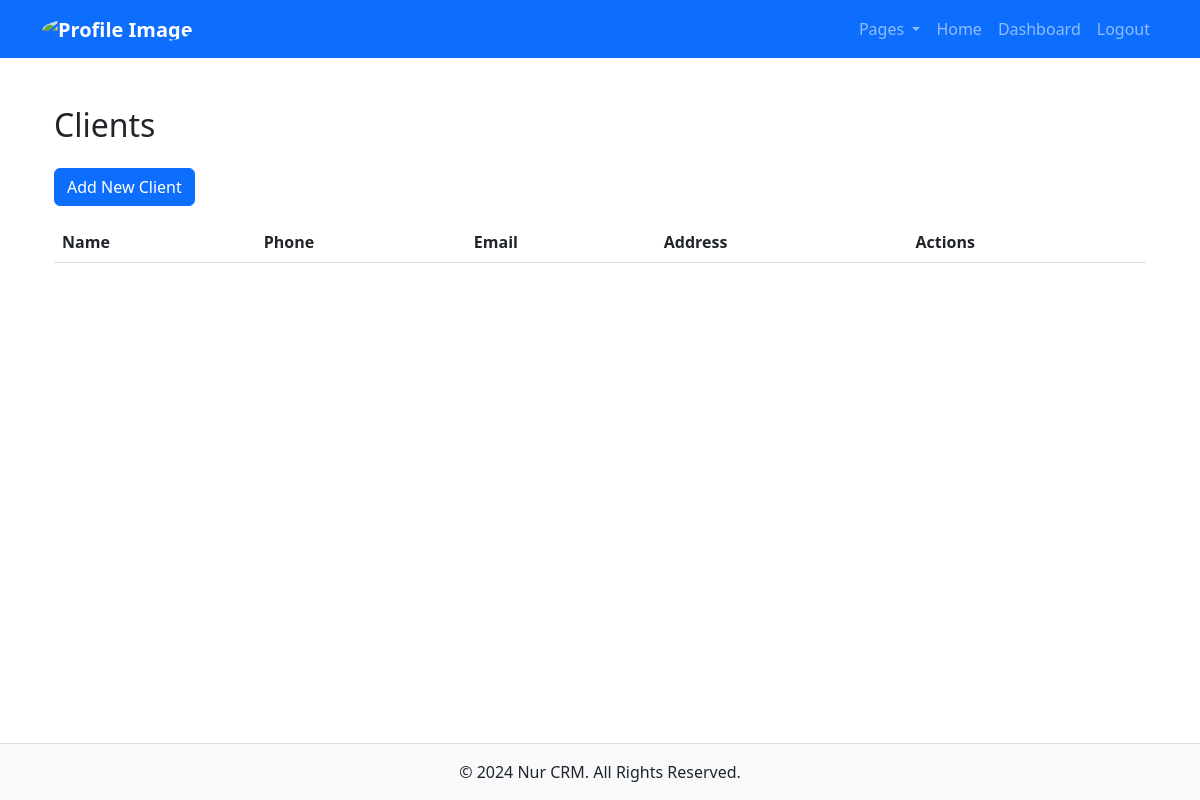
/nur/clients/ (signed in), run on an earlier commit of the app's database.
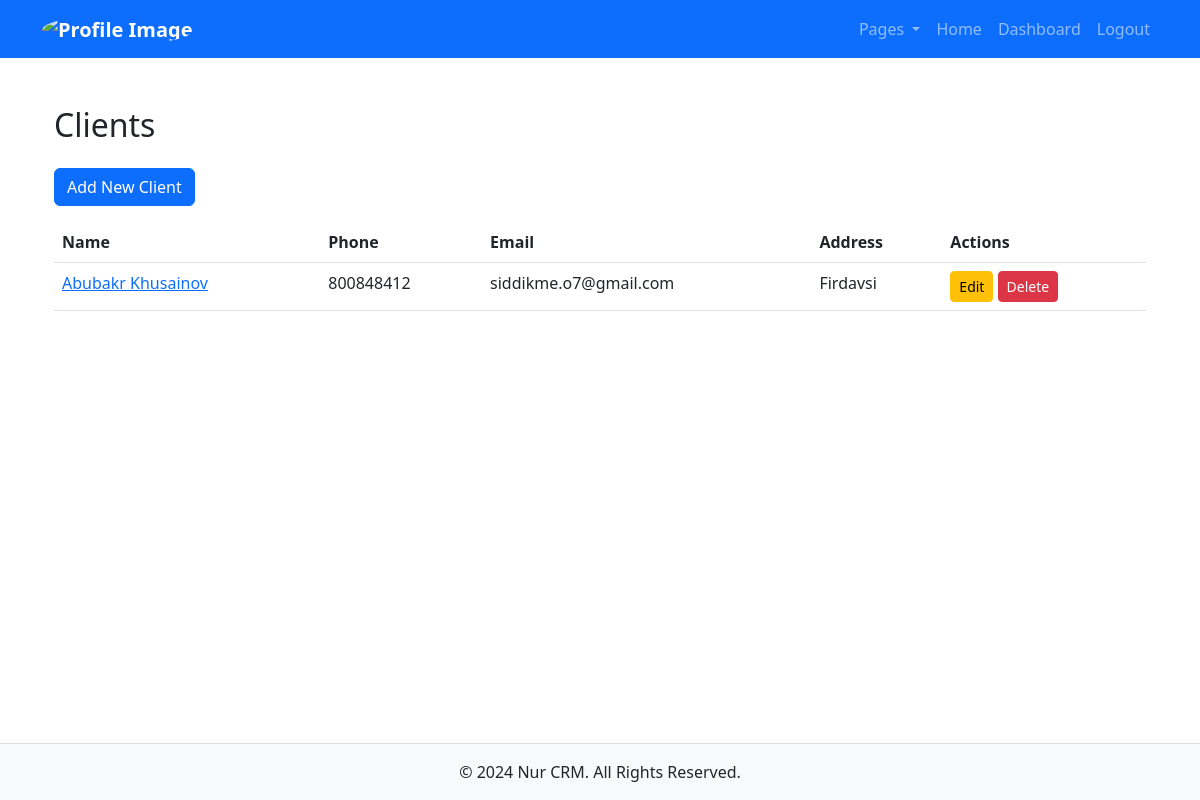
And on a later commit of the database.
### Nur/models.py (models this page shows, shortened)
class Client(models.Model):
    user = models.ForeignKey("Nur.CustomUser", on_delete=models.CASCADE, related_name="clients")
    name = models.CharField(max_length=50)
    last_name = models.CharField(max_length=50)
    phone_number = models.CharField(max_length=20, null=True, blank=True)
    email = models.EmailField(null=True, blank=True)
    address = models.TextField(null=True, blank=True)
    created_at = models.DateTimeField(auto_now_add=True)
    updated_at = models.DateTimeField(auto_now=True)
    is_active = models.BooleanField(default=True)
    balance = models.DecimalField(max_digits=15, decimal_places=2,default=0)

### Nur/views.py (the view)
# urls.py: path('clients/', ClientListView.as_view(), name='client-list'),
class ClientListView(generic.ListView):
    model = Client
    template_name = "clients/clients.html"
    context_object_name = "clients"
    def get_queryset(self):
        return Client.objects.filter(user=self.request.user)

### templates/clients/clients.html (shortened to what this page needs)
{% extends "main/base.html" %}
{% block content %}
<div class="container">
    <h2 class="my-4">Clients</h2>
    <a href="{% url 'client-create' %}" class="btn btn-primary mb-3">Add New Client</a>
    <table class="table">
        <thead>
            <tr>
                <th>Name</th>
                <th>Phone</th>
                <th>Email</th>
                <th>Address</th>
                <th>Actions</th>
            </tr>
        </thead>
        <tbody>
            {% for client in clients %}
            <tr>
               <td> <a href="{% url 'client-detail' client.id %}">{{ client.name }}</a></td>
                <td>{{ client.phone_number }}</td>
                <td>{{ client.email }}</td>
                <td>{{ client.address }}</td>
                <td>
                    <a href="{% url 'client-update' client.id %}" class="btn btn-warning btn-sm">Edit</a>
                    <a href="{% url 'client-delete' client.id %}" class="btn btn-danger btn-sm">Delete</a>
                </td>
            </tr>
            {% endfor %}
        </tbody>
    </table>
</div>
{% endblock %}

What changed in the data, as far as the page shows it:
added Client: name "Abubakr Khusainov", phone_number "800848412", email "siddikme.o7@gmail.com", address "Firdavsi"
